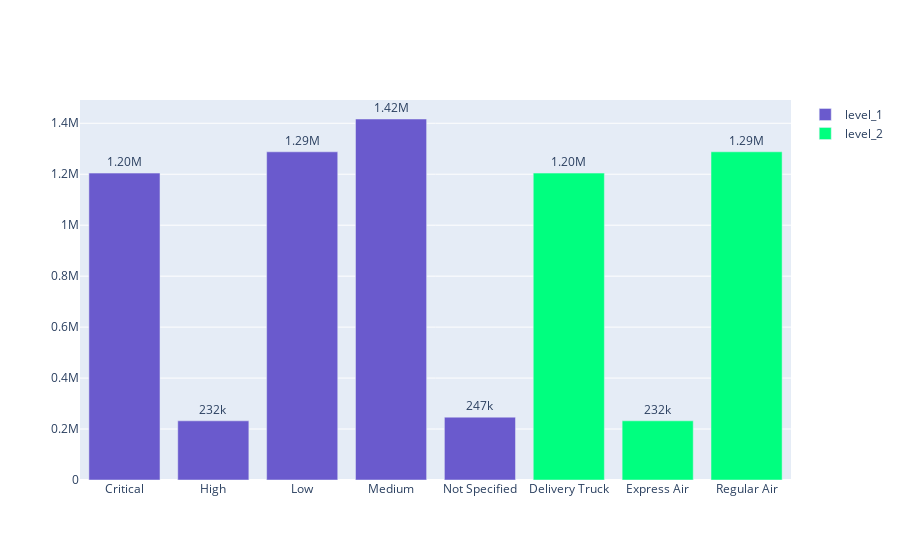

Source (notebook cell):
### Code cell
fig = go.Figure()
fig.add_trace(go.Bar(x=level1,y=sales_values, name='level_1',marker_color='slateblue',text=sales_values))
fig.add_trace(go.Bar(x=level2,y=sales_values, name='level_2',marker_color='springgreen',text=sales_values))
fig.update_layout(barmode='group')
fig.update_traces(texttemplate='%{text:.3s}', textposition='outside')
fig.show()
